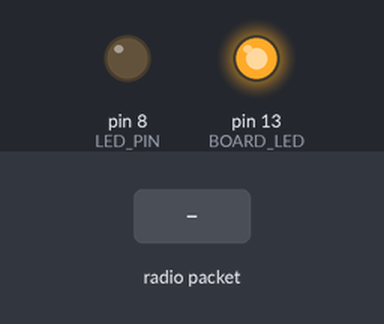
This sketch was run on a simulated Arduino Uno, built with avr-gcc and run on an emulated ATmega328P. Parts: output pins drawn as LEDs (lit = HIGH). The test bench sets the inputs (shaded band). No radio packets arrive unless stated; what the sketch prints to the serial monitor is not drawn.

Above: at 1.2 s.
1.3 s: radio packet "1" arrives
At 2.5 s:
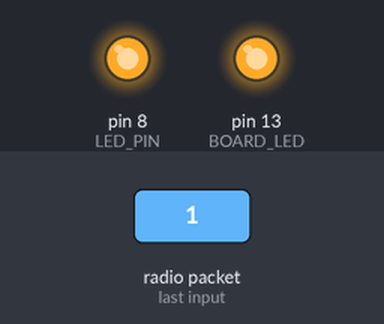
Timing chart, 0 to 4.3 s (numbered marks = the images above; inputs shaded):
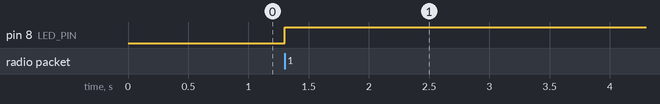

Measured:
- after the input at 1.3 s, pin 8 (LED_PIN): LOW → HIGH at once

The sketch:

rf_rx_test.ino
```cpp
#include<SPI.h>
#include<nRF24L01.h>
#include<RF24.h>

/*********************************************************************
 * Global variables
 *********************************************************************/

//led pin definitions
#define LED_PIN 8
#define BOARD_LED 13

//rf channel
RF24 radio(9, 10); // CE pin 9, CSN pin 10
byte address[6] = "00001";

//ack message
unsigned char ack_msg[32] = {0};
unsigned char rx_buff[32] = {0};

//data flags
bool batt_up_down = true;
short vel_up = 0;
short vel_left = 0;
short pitch = 0;
short roll = 0;
short heading = 0;

/*********************************************************************
 * Helper functions
 ********************************************************************/

//Function getCRC returns the CRC8 value for the given buffer
//with the polynomial 0x91
int getCRC(unsigned char * buff, int buff_len)
{
  unsigned char  CRC7_POLY = 0x91;

  unsigned char i, j, crc = 0;

  for (i = 0; i < buff_len; i++)
  {
    crc ^= buff[i];
    for (j = 0; j < 8; j++)
    {
      if (crc & 1)
        crc ^= CRC7_POLY;
      crc >>= 1;
    }
  }
  return crc;
}

/* The purose of this short arduino programs is to provide ACK responses
 *  to input RF message over a nrf24 connection...
 */

void setup() {

  //setup serial channel - 115200, 8 bits, 1 stopbit, no parity
  Serial.begin(115200, SERIAL_8N1);

  //init led pin for power indication
  pinMode(LED_PIN, OUTPUT);
  pinMode(BOARD_LED, OUTPUT);
  digitalWrite(LED_PIN, LOW);
  digitalWrite(BOARD_LED, HIGH);

  //define an ack message
  ack_msg[0] = 255; //msg header
  ack_msg[1] = 23; //msg length
  ack_msg[2] = 11; //msg id
  ack_msg[3] = 1; //sequence number - keep as const for now
  ack_msg[4] = 75; //batttery status
  vel_up = 1638;//velocity up value = 50.0 => 1638
  ack_msg[5] = vel_up;
  ack_msg[6] = vel_up >> 8;
  vel_left = -1638;
  ack_msg[7] = vel_left; //velocity left value = -50.0 => - 1638
  ack_msg[8] = vel_left >> 8;
  ack_msg[9] = 0; //velocity forward value = 0.0 => 0
  ack_msg[10] = 0;
  heading = 100;
  ack_msg[11] = heading; //heading value = 100.0 => 18204
  ack_msg[12] = heading >> 8;
  ack_msg[13] = 16400; //altitude value = 500.5 => 16400
  ack_msg[14] = 16400 >> 8;
  pitch = -1000;
  ack_msg[15] = pitch; //pitch value = -100.0 => -18204
  ack_msg[16] = pitch >> 8;
  roll = 3000;
  ack_msg[17] = roll; //roll value = 21.0 => 3823
  ack_msg[18] = roll >> 8;
  ack_msg[19] = 100; //eng1 status
  ack_msg[20] = 50; //eng2 status
  ack_msg[21] = 20; //eng3 status
  ack_msg[22] = 100; //eng4 status
  ack_msg[23] = 0; //fault status
  ack_msg[24] = getCRC(ack_msg,23); //calc the CRC value

  //init all rf channel setup
  radio.begin();
  radio.setDataRate(RF24_250KBPS); //RF24_250KBPS
  radio.setAutoAck(true);
  radio.enableAckPayload();
  radio.enableDynamicPayloads();
  radio.openReadingPipe(1,address);
  radio.setRetries(1,5);
  radio.setChannel(0); //defualt value
  radio.setPALevel(RF24_PA_MAX);
  radio.startListening();
  radio.writeAckPayload(1, ack_msg, 32*sizeof(unsigned char));

}

void loop() {

  //listen to arriving messages and respond with ack message
  if (radio.available())
  {
    //turn on LED
    digitalWrite(LED_PIN, HIGH);

    //read data to clear the buffer - TODO...
    radio.read(rx_buff,32);
    delay(5); //Need to wait some time between readin data from rf device and writing ack message data
    //This should be at least > max_transmissio_time

    //print out received data - used for debug only - TODO
    Serial.write(rx_buff[0]);
    Serial.write(rx_buff[1]);
    Serial.write(rx_buff[2]);
    Serial.write(rx_buff[3]);
    Serial.write(rx_buff[4]);
    Serial.write(rx_buff[5]);
    Serial.write(rx_buff[6]); //NOTE: The bytes which were not
    Serial.write(rx_buff[7]); // filled with last received value

    //update status message - see that the data changes on the other side
    //update the battery status
    if (batt_up_down)
    {
      ack_msg[4]+=1;
      if (ack_msg[4] > 100) batt_up_down = false;
    }
    else
    {
      ack_msg[4]-=1;
      if (ack_msg[4] == 0) batt_up_down = true;
    }

    //upate velocity status
    vel_up+=100;
    ack_msg[5] = vel_up;
    ack_msg[6] = vel_up >> 8;
    vel_left+=100;
    ack_msg[7] = vel_left;
    ack_msg[8] = vel_left >> 8;

    //update attitude
    heading+=10;
    ack_msg[11] = heading;
    ack_msg[12] = heading >> 8;
    pitch+=10;;
    ack_msg[15] = pitch;
    ack_msg[16] = pitch >> 8;
    roll+=10;
    ack_msg[17] = roll;
    ack_msg[18] = roll >> 8;

    //re-calc CRC value
    ack_msg[24] = getCRC(ack_msg,23); //calc the CRC value

    //clear input buffer
    memset(rx_buff, 0, 32*sizeof(unsigned char)); // reset sio_tx_buffer

    //pupdate ack message content
    radio.writeAckPayload(1, ack_msg, 32*sizeof(unsigned char));


  }

}
```
